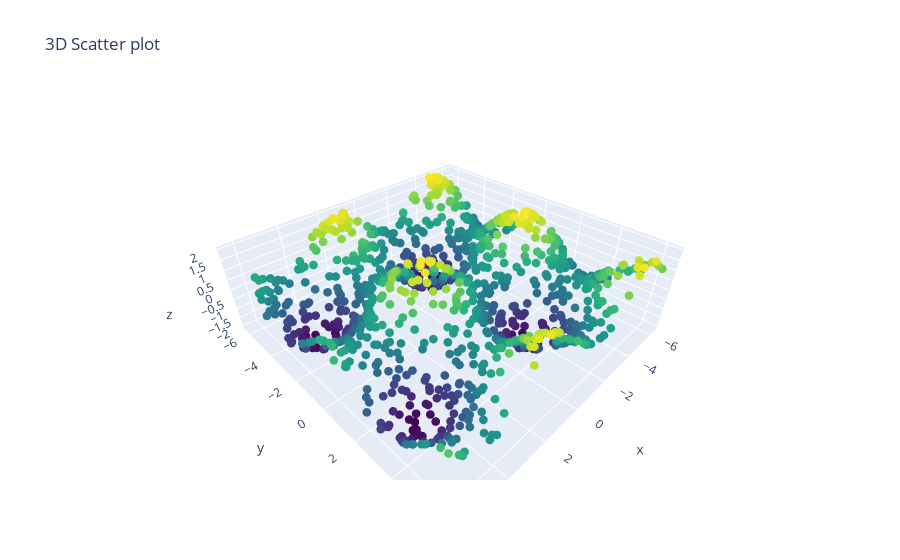

Source (notebook cell):
### Code cell
x = data[:,0]
y = data[:,1]
z = data[:,5]

trace = go.Scatter3d(
    x = x, 
    y = y, 
    z = z,
    mode = 'markers', 
    marker = dict(
        size = 3,
      color = z, # set color to an array/list of desired values
        colorscale = 'Viridis'
      )
   )
layout = go.Layout(title = '3D Scatter plot')
fig = go.Figure(data = [trace], layout = layout)
fig.show()

fig.write_html("fig_03.html")

### Figure 1 — Plotly figure (JSON) as saved in the notebook; plotly's stock layout.template omitted (floating-point values rounded to 4 significant figures; data arrays with more than 128 entries replaced by an {"elided": "..."} marker saying what was removed)
{"data": [{"marker": {"color": {"elided": "1000 float values"}, "colorscale": [[0, "#440154"], [0.1111, "#482878"], [0.2222, "#3e4989"], [0.3333, "#31688e"], [0.4444, "#26828e"], [0.5556, "#1f9e89"], [0.6667, "#35b779"], [0.7778, "#6ece58"], [0.8889, "#b5de2b"], [1, "#fde725"]], "size": 3}, "mode": "markers", "type": "scatter3d", "x": {"elided": "1000 float values"}, "y": {"elided": "1000 float values"}, "z": {"elided": "1000 float values"}}], "layout": {"title": {"text": "3D Scatter plot"}}}
